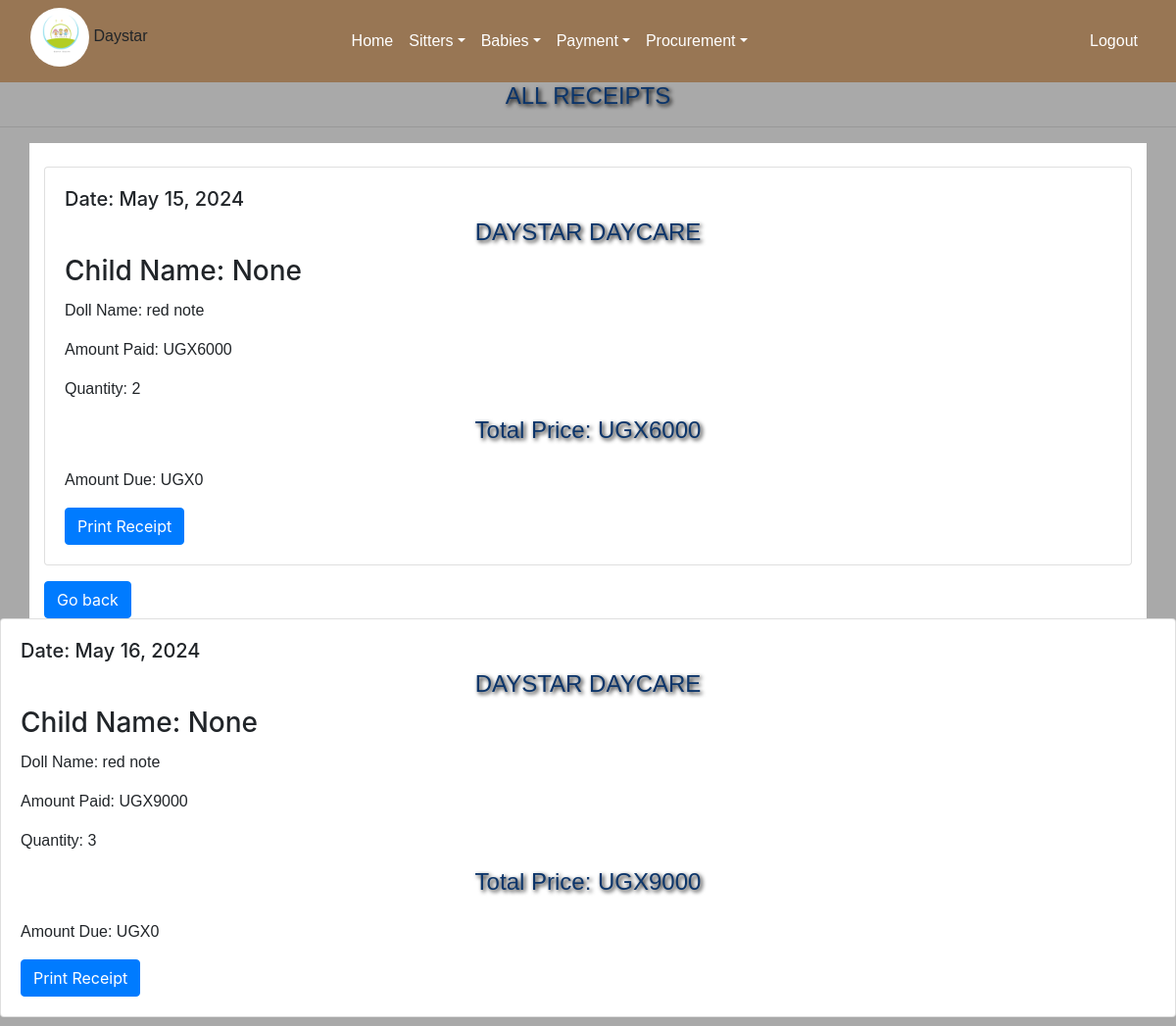
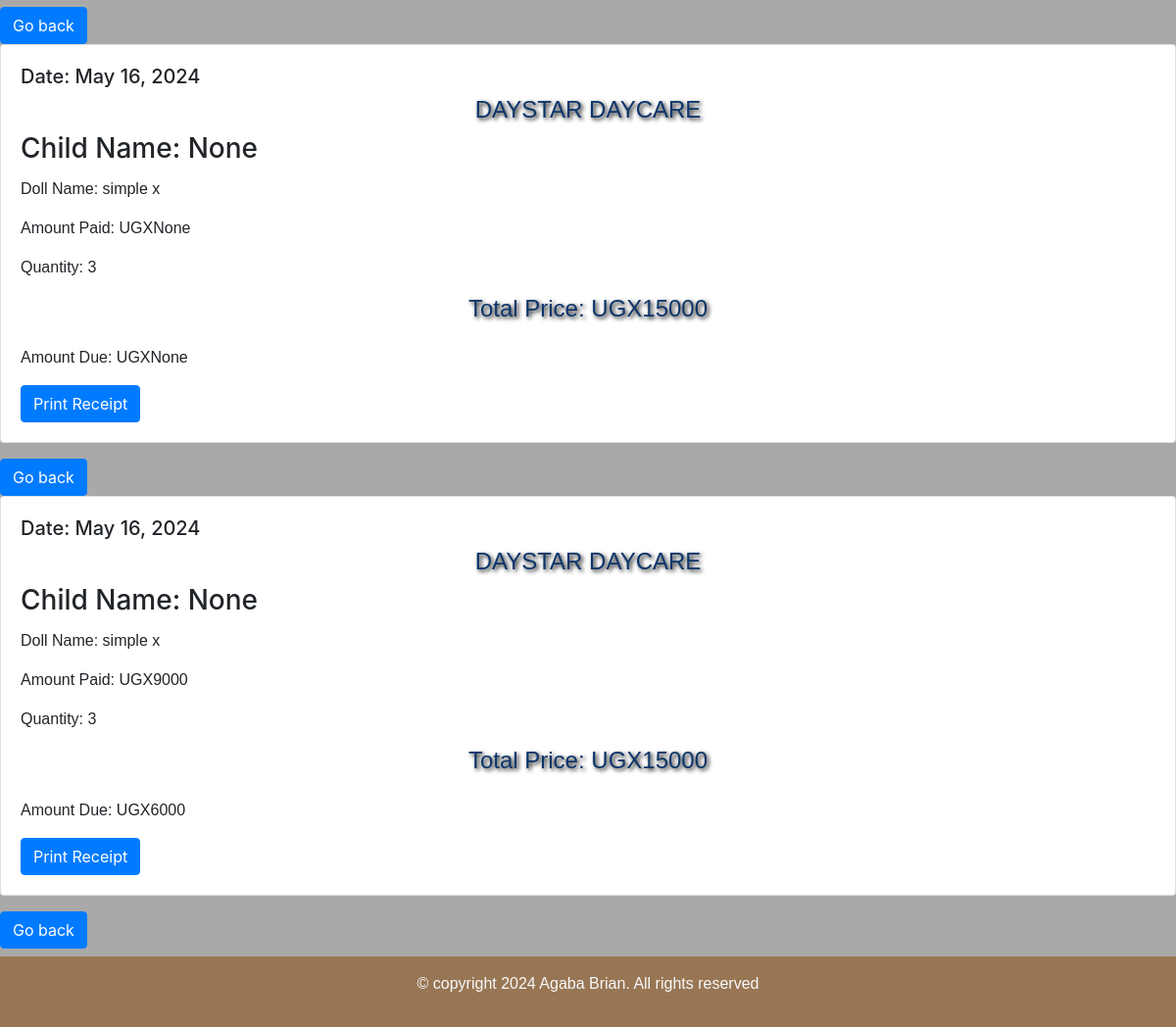
The app's page /receipt/ (signed in) with its own data (2 pictures, top to bottom).
### day/models.py (models this page shows)
class Salesrecord(models.Model):
    doll=models.ForeignKey(Doll,  on_delete=models.CASCADE,null=False, blank=False)
    payee=models.ForeignKey(Babiesform, on_delete=models.CASCADE,null=True,blank=True)
    quantity_sold=models.IntegerField(default=0,null=True, blank=True)
    amount_received=models.IntegerField(default=0,null=True,blank=True)
    sale_date=models.DateField(default=timezone.now)
    unit_price=models.IntegerField(default=0)
    def get_total(self):
        total= self.quantity_sold * self.unit_price
        return int( total)
    def get_change(self):
      total = self.get_total()
      if total is None or self.amount_received is None:
        return None
      else:
        return int(total - self.amount_received)

class Doll(models.Model):
    c_doll=models.ForeignKey(Category_doll, on_delete=models.CASCADE,null=True, blank=True)
    name_of_the_doll =models.CharField(max_length=200,null=True, blank=True)
    quantity=models.IntegerField(default=0)
    color=models.CharField(max_length=200, null=True,blank=True)
    size=models.CharField(max_length=200,null=True,blank=True)
    issued_quantity=models.IntegerField(default=0,blank=True,null=True)
    received_quantity=models.IntegerField(default=0,null=True,blank=True)
    Unit_price=models.IntegerField(default=0,null=True, blank=True)
    date=models.DateField(default=timezone.now)
    def __str__(self):
        return self.name_of_the_doll

### day/views.py (the view)
# urls.py: path('receipt/',views.receipt,name='receipt'),
@login_required
def receipt(request):
    sales= Salesrecord.objects.all().order_by('id')
    return render(request,'receipt.html',{'sales':sales})

### day/templates/receipt.html (shortened to what this page needs)
{% extends 'base.html'%}
{% block content %}
<h4 class="text-center">ALL RECEIPTS</h4><hr>
<div class="container" style="background-color: white;">
    <br>
    {% for sale in sales %}
    <div class="card mb-3" style="background-color:white;">
        <div class="card-body">
            <h5 class="">Date: {{ sale.sale_date }}</h5>
            <h4 >DAYSTAR DAYCARE</h4>
            <h3 class="card-title" >Child Name: {{ sale.payee | title }}</h3>
            <p class="card-text">Doll Name: {{ sale.doll }}</p>
            <p class="card-text">Amount Paid: UGX{{ sale.amount_received }}</p>
            <p class="card-text">Quantity: {{ sale.quantity_sold }}</p>
            <h4 class="mb-4">Total Price: UGX{{ sale.get_total }}</h4>
                <p class="card-text">Amount Due: UGX{{ sale.get_change }}</p>
                <a href="{% url 'receipt_detail' sale.id %}" class="btn btn-primary">Print Receipt</a>
            </div>
        </div>
        <a href="{% url 'doll'  %}"  class="hover-button"><input type= "submit" value="Go back" class="btn btn-primary" type="button"/></a>
    </div>
    {% endfor %}
{% endblock %}

### day/templates/base.html (shortened to what this page needs)
{% load static %}
<!DOCTYPE html>
<html lang="en">
<head>
    <link rel="stylesheet" href="https://stackpath.bootstrapcdn.com/bootstrap/4.5.2/css/bootstrap.min.css">
    <link rel="stylesheet" href="https://cdnjs.cloudflare.com/ajax/libs/font-awesome/6.0.0-beta3/css/all.min.css" />
</head>
<body>
    <nav class="navbar navbar-expand-lg navbar-text-light" style="background-color: #987654; font-family: sans-serif; font-size: 16px; color: sky blue;">
        <div class="container-fluid">
            <h6><img style="border-radius: 99%;" src="{% static 'images/logo.jpg' %}" alt="logo.jpg" width="60px"> Daystar </h6>
            <div class="collapse navbar-collapse" id="navbarSupportedContent" style="margin-left: 200px;">
                <ul class="navbar-nav me-auto mb-2 mb-lg-0">
                    <li class="nav-item">
                        <a class="nav-link active" aria-current="page" style="color: white;" href="/home">Home</a>
                    </li>
                    <li class="nav-item dropdown">
                        <a class="nav-link dropdown-toggle" href="#" id="navbarDropdownSitters" role="button" data-toggle="dropdown" aria-haspopup="true" aria-expanded="false" style="color: white;">Sitters</a>
                    </li>
                    <li class="nav-item dropdown">
                        <a class="nav-link dropdown-toggle" href="#" id="navbarDropdownBabies" role="button" data-toggle="dropdown" aria-haspopup="true" aria-expanded="false" style="color: white;">Babies</a>
                    </li>
                    <li class="nav-item dropdown">
                        <a class="nav-link dropdown-toggle" href="#" id="navbarDropdownBabies" role="button" data-toggle="dropdown" aria-haspopup="true" aria-expanded="false" style="color: white;">Payment</a>
                    </li>
                    <li class="nav-item dropdown">
                        <a class="nav-link dropdown-toggle" href="#" id="navbarDropdownBabies" role="button" data-toggle="dropdown" aria-haspopup="true" aria-expanded="false" style="color: white;">Procurement</a>
                </ul>
                <ul class="navbar-nav ml-auto">
                    <li class="nav-item">
                        <a class="nav-link" href="/" style="color: white;">Logout</a>
                    </li>
                </ul>
            </div>
        </div>
    </nav>
    {% block content %}
    {% endblock %}
    <footer class="text-light text-center py-3" style="margin-top: 8px; background-color: #987654; margin-left: 0px; margin-right: 0px; padding-left: 0px; padding-right: 0px; max-width: 100%;">
        <div class="container">
            <p>&copy; copyright 2024 Agaba Brian. All rights reserved</p>
        </div>
    </footer>
</body>
</html>

### day/templates/receipt.html (style rules this page uses)
h4 { font-family: sans-serif; color: #0C356A; text-shadow: 2px 2px 4px #000000; margin-left: auto; margin-right: auto; text-align: center; }
body { background-color: darkgrey; }
p { font-family: sans-serif; }

### records on screen
Salesrecord: sale_date "May 15, 2024", payee "None", doll "red note", amount_received "6000", quantity_sold "2", get_total "6000", get_change "0"
Salesrecord: sale_date "May 16, 2024", payee "None", doll "red note", amount_received "9000", quantity_sold "3", get_total "9000", get_change "0"
Salesrecord: sale_date "May 16, 2024", payee "None", doll "simple x", amount_received "None", quantity_sold "3", get_total "15000", get_change "None"
Salesrecord: sale_date "May 16, 2024", payee "None", doll "simple x", amount_received "9000", quantity_sold "3", get_total "15000", get_change "6000"
